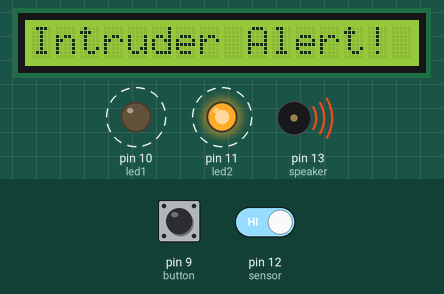
The sketch below on a simulated Arduino Uno, built with avr-gcc and run on an emulated ATmega328P. On the bench: 16×1 character LCD, output pins drawn as LEDs (lit = HIGH), buzzer (waves = sounding). Dashed ring = blinking. The test bench sets the inputs (shaded band); at power-on: pin 9 (button) LOW, pin 12 (sensor) HIGH.

Above: at 0.96 s.
1.3 s: pin 9 (button) pulled HIGH for 0.25 s
At 2.1 s:
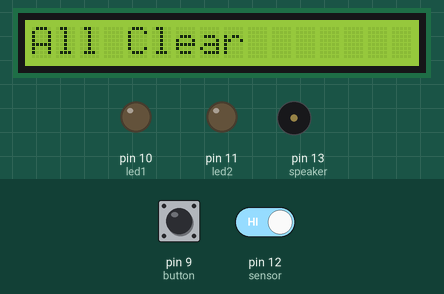
3.0 s: pin 12 (sensor) driven LOW
At 3.17 s:
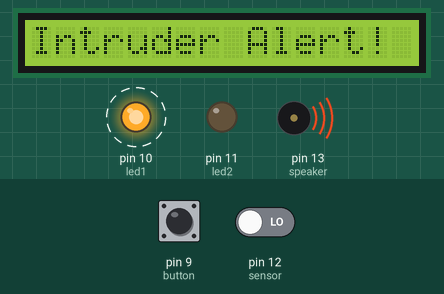
5.5 s: pin 12 (sensor) driven HIGH
At 6.8 s:
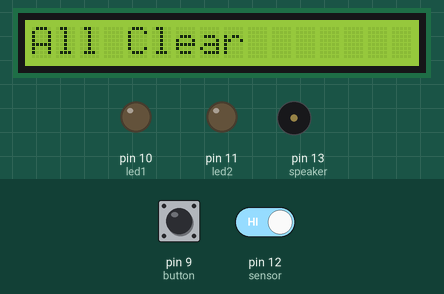
7.1 s: pin 9 (button) pulled HIGH for 1 s
At 7.38 s:
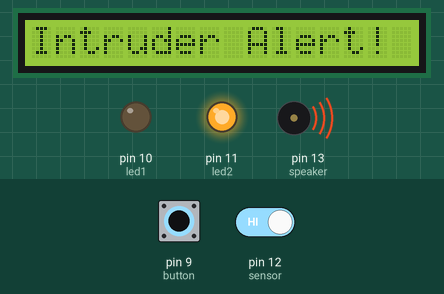
Timing chart, 0 to 10.7 s (numbered marks = the images above; inputs shaded):
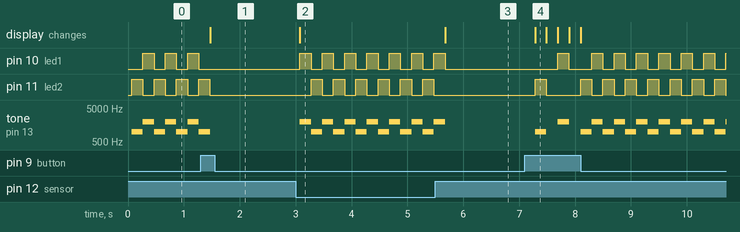

Measured:
- after the input at 1.3 s, pin 10 (led1): stops changing and stays LOW; pin 11 (led2): goes on until 1.5 s, then stays LOW; the display: changes after 0.17 s (image 1)
- after the input at 3.0 s, pin 10 (led1): alternates HIGH for 0.20 s and LOW for 0.20 s, starting after 0.07 s; pin 11 (led2): alternates HIGH for 0.20 s and LOW for 0.20 s, starting after 0.27 s; tone on pin 13 (speaker): alternates 2000 Hz for 0.20 s and 1000 Hz for 0.20 s, starting after 0.07 s; the display: changes after 0.07 s (image 2)
- after the input at 5.5 s, pin 10 (led1): goes on until 5.7 s, then stays LOW; pin 11 (led2): stops changing and stays LOW; the display: changes after 0.18 s (image 3)
- after the input at 7.1 s, pin 10 (led1): goes HIGH 0.20 s, LOW 0.41 s, 6 × (HIGH 0.20 s, LOW 0.20 s), then HIGH, starting after 0.59 s; pin 11 (led2): goes HIGH 0.20 s, LOW 0.62 s, 6 × (HIGH 0.20 s, LOW 0.20 s), HIGH 0.20 s, then LOW, starting after 0.18 s
- by itself, pin 10 (led1), pin 11 (led2): alternates HIGH for 0.20 s and LOW for 0.20 s

The sketch:

tripwire.ino
```cpp
#include <LiquidCrystal.h>

#define sensor 12
#define button 9
#define speaker 13
#define led1 10
#define led2 11

LiquidCrystal lcd(3,4,5,6,7,8);

int sensorVal = LOW;
int buttonVal = LOW;
int buttonSet = LOW;
bool clearBool = true;
bool intBool = true;
bool ledBool = false;

void setup() {
  pinMode(sensor,INPUT);
  pinMode(button,INPUT);
  pinMode(speaker,OUTPUT);
  pinMode(led1,OUTPUT);
  pinMode(led2,OUTPUT);
  lcd.begin(16,1);
}

void loop() {
  buttonVal = digitalRead(button);
  if(buttonVal == HIGH){
    if(buttonSet == LOW){
      buttonSet = HIGH;
    } else {
      buttonSet = LOW;
    }
  }

  sensorVal = digitalRead(sensor);
  if(sensorVal == buttonSet){
    allClear();
  } else {
    intruder();
  }
  delay(200);
}

void allClear(){
  intBool = true;
  if (clearBool){
    digitalWrite(led1,LOW);
    digitalWrite(led2,LOW);
    lcd.clear();
    lcd.print("All Clear");
    noTone(speaker);
  }
  clearBool = false;
}

void intruder(){
  clearBool = true;
  if (intBool){
    lcd.clear();
    lcd.print("Intruder Alert!");
  }
  if(ledBool){
    ledBool = false;
    tone(speaker,2000);
    digitalWrite(led1,HIGH);
    digitalWrite(led2,LOW);
  } else {
    ledBool = true;
    tone(speaker,1000);
    digitalWrite(led1,LOW);
    digitalWrite(led2,HIGH);
  }
  intBool = false;
}
```
